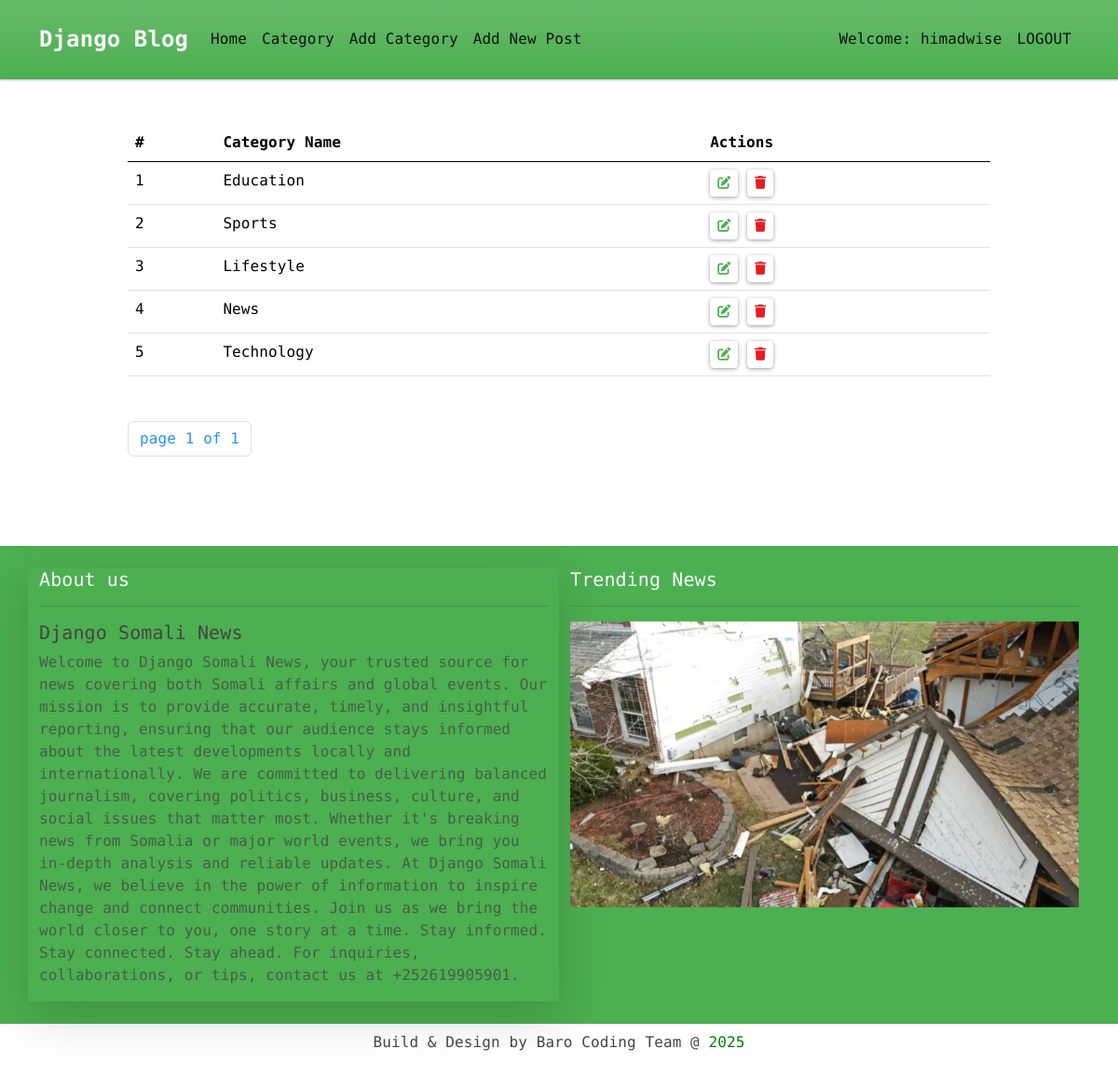
Before: /category/ (signed in) with the older database file.
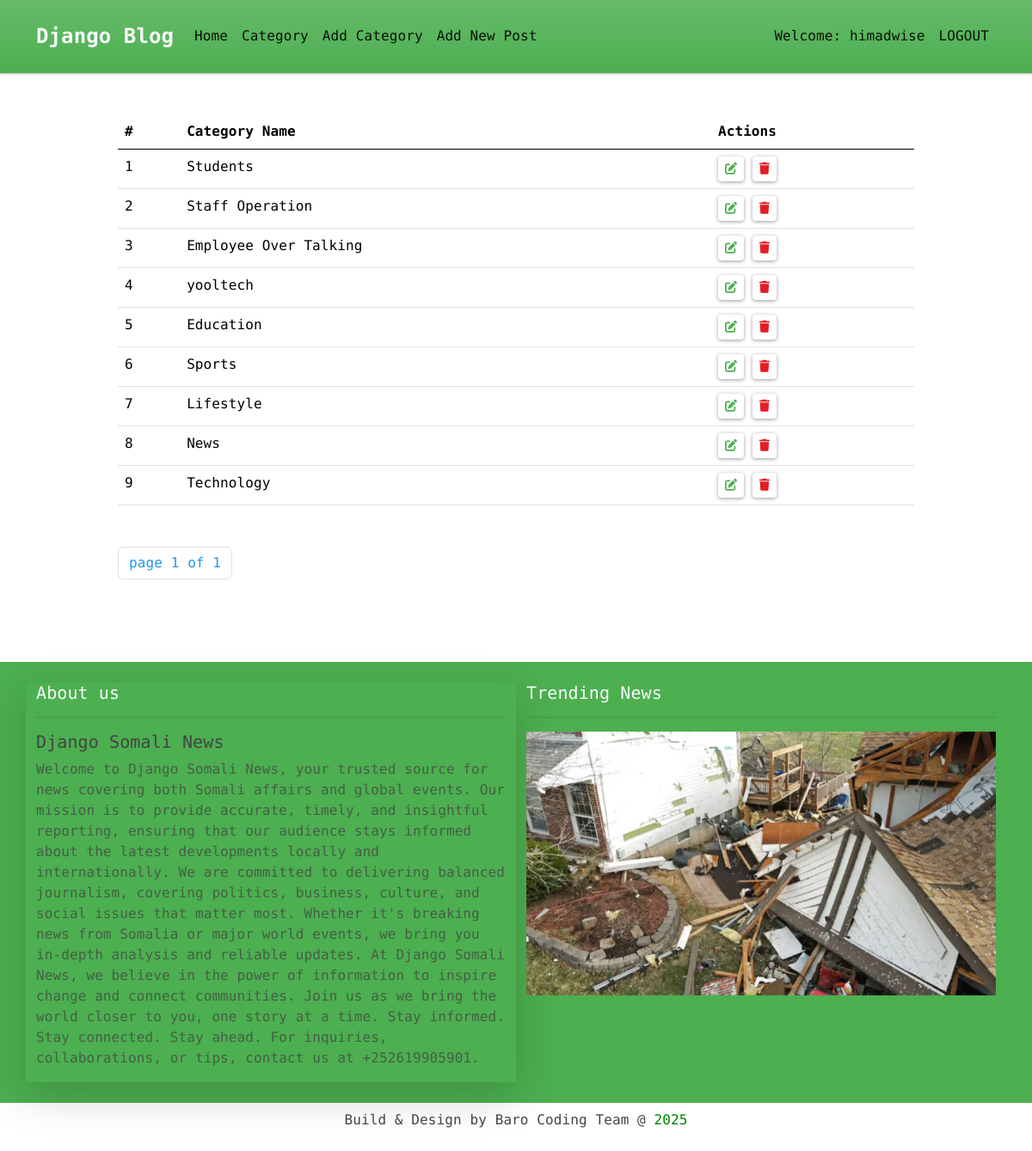
After: the same page with the newer database file.
### blog/models.py (models this page shows, shortened)
class Category (models.Model):
    name = models.CharField(max_length=50, unique=True)
    createAt = models.DateTimeField(auto_now_add=True)
    createdBy = models.IntegerField()
    updatedBy= models.IntegerField(blank=True, null=True)
    class Meta:
        verbose_name_plural = 'Categories'

### blog/views.py (the view)
# urls.py: path('category/', CategoryView, name='category'),
@login_required
def CategoryView(request):
    cat = Category.objects.order_by('-id')
    paginator = Paginator(cat, 10)
    page = request.GET.get('page')
    cat = paginator.get_page(page)
    context ={
        "categories": cat
    }
    return render(request, 'blog/categories.html', context)

### blog/templates/blog/categories.html (shortened to what this page needs)
{% extends 'base.html' %}
{% load crispy_forms_tags %}
{% load static %}
{% block content %}
<div class="row">
  <div class="col-10 mx-auto">
    <table class="table table-hover text-success">
      <thead>
        <tr>
          <th scope="col">#</th>
          <th scope="col">Category Name</th>
          <th scope="col">Actions</th>
        </tr>
      </thead>
      <tbody>
        {% for cat in categories %}
        <tr>
          <td>{{forloop.counter}}</td>
          <td>{{cat.name}}</td>
          <td>
            <a
              href="{% url 'blog:category-update' cat.pk %}"
              class="btn btn-outline-success btn-sm"
              ><i class="fa fa-edit"></i
            ></a>
            <a
              href="{% url 'blog:category-delete' cat.pk %}"
              class="btn btn-outline-danger btn-sm"
              ><i class="fa fa-trash"></i
            ></a>
          </td>
        </tr>
        {%endfor%}
      </tbody>
    </table>
    {% include 'blog/pagination.html' with obj_pagination=categories %}
  </div>
</div>
{% endblock content%}

Changed rows visible on the page:
added Category: name "Students"
added Category: name "Staff Operation"
added Category: name "Employee Over Talking"
added Category: name "yooltech"
